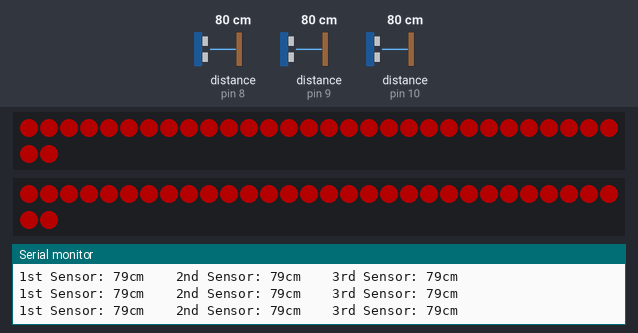
Bench run of a sketch on a simulated Arduino Uno, built with avr-gcc and run on an emulated ATmega328P. Shown: 2 × 32 RGB LEDs in strip order, left to right, continuing on the next row, the last lines printed to the serial monitor. Wiring (inferred from the names in the program): 3 × ultrasonic range finder: trigger pin 2, echo pin 10 / trigger pin 3, echo pin 8 / trigger pin 4, echo pin 9. The inputs (shaded band) are chosen by the test bench; at power-on: distance to the obstacle (sensors on pin 8, pin 9, pin 10) 80 cm. The echo pulse lasts 58.3 µs per cm; dim RGB values are drawn brighter than linear; colours are those a GRB WS2812 strip shows for the declared byte order.

Above: at 1.2 s.
1.3 s: distance to the obstacle (sensor on pin 8) set to 2 cm
At 1.38 s:
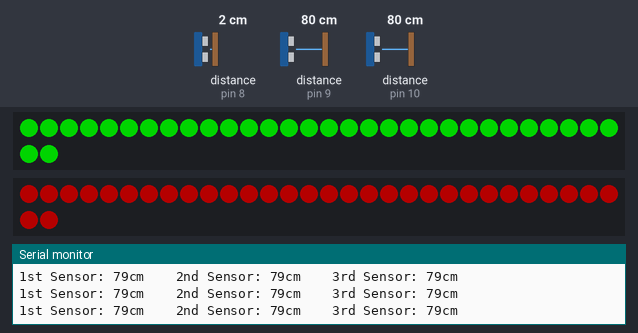
3.0 s: distance to the obstacle (sensor on pin 9) set to 23 cm
4.5 s: distance to the obstacle (sensor on pin 9) set to 19 cm
At 4.57 s:
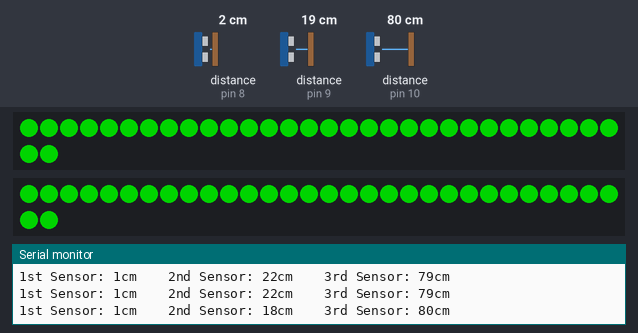
6.1 s: distance to the obstacle (sensor on pin 10) set to 2 cm
9.1 s: distance to the obstacle (sensor on pin 10) set to 18 cm
10.6 s: distance to the obstacle (sensor on pin 10) set to 22 cm
At 10.65 s:
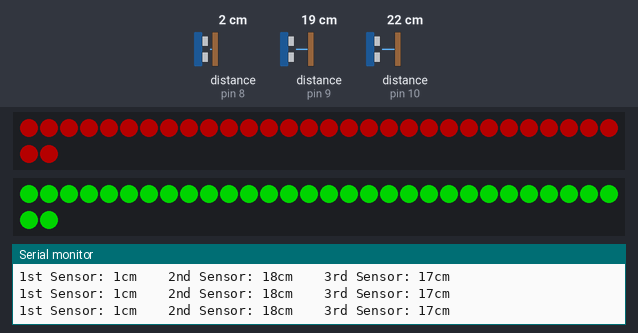

Measured:
- the behaviour switches between 21 and 20 cm on distance to the obstacle (sensor on pin 9) (found by bisection; images 1 and 2)
- after the input at 1.3 s, the LEDs: change after 0.07 s (image 1)
- after the input at 4.5 s, the LEDs: first differ from a run without the input at once (image 2)
- after the input at 10.6 s, the LEDs: change after 0.05 s (image 3)

The sketch:

NEW3Strip.ino
```cpp
#include <SimpleTimer.h>
#include "FastLED.h"
#define LED_TYPE    WS2811
#define NUM_LEDS 32  // # of LEDS in the strip
#define COLOR_ORDER GRB
#define NUM_STRIPS 3
CRGB leds[NUM_LEDS];
uint8_t gBrightness = 128;


int trigPin1 = 3;
int echoPin1 = 8;

int trigPin2 = 4;
int echoPin2 = 9;

int trigPin3 = 2;
int echoPin3 = 10;

int onTime = 2 * 1000; // 4 seconds

void setup() {
  Serial.begin (9600);

  FastLED.addLeds<WS2812, 11>(leds, NUM_LEDS);
  FastLED.addLeds<WS2812, 12>(leds, NUM_LEDS);
  FastLED.addLeds<WS2812, 13>(leds, NUM_LEDS);


  pinMode(trigPin1, OUTPUT);
  pinMode(echoPin1, INPUT);

  pinMode(trigPin2, OUTPUT);
  pinMode(echoPin2, INPUT);

  pinMode(trigPin3, OUTPUT);
  pinMode(echoPin3, INPUT);
}

void firstsensor() { // This function is for first sensor.
  int duration1, distance1;
  digitalWrite (trigPin1, HIGH);
  delayMicroseconds (10);
  digitalWrite (trigPin1, LOW);
  duration1 = pulseIn (echoPin1, HIGH);
  distance1 = (duration1 / 2) / 29.1;

  Serial.print("1st Sensor: ");
  Serial.print(distance1);
  Serial.print("cm    ");

  if (distance1 < 30) {  // Change the number for long or short distances.

    {
      {
        fill_solid(leds, NUM_LEDS, CRGB::Red);
      }
      FastLED[0].showLeds(gBrightness);
      //delay(onTime);
    }
    //delay(onTime);
  }
  else {
    {
      fill_solid(leds, NUM_LEDS, CRGB::Green);
    }
    FastLED[0].showLeds(gBrightness);

  }
}

  void secondsensor() { // This function is for second sensor.
    int duration2, distance2;
    digitalWrite (trigPin2, HIGH);
    delayMicroseconds (10);
    digitalWrite (trigPin2, LOW);
    duration2 = pulseIn (echoPin2, HIGH);
    distance2 = (duration2 / 2) / 29.1;

    Serial.print("2nd Sensor: ");
    Serial.print(distance2);
    Serial.print("cm    ");

    if (distance2 < 20) {  // Change the number for long or short distances.

      {
        {
          fill_solid(leds, NUM_LEDS, CRGB::Red);
        }
        FastLED[2].showLeds(gBrightness);
        //delay(onTime);
      }
      //delay(onTime);
    }
    else {
      {
        fill_solid(leds, NUM_LEDS, CRGB::Green);
      }
      FastLED[2].showLeds(gBrightness);

    }
  }
  void thirdsensor() { // This function is for third sensor.
    int duration3, distance3;
    digitalWrite (trigPin3, HIGH);
    delayMicroseconds (10);
    digitalWrite (trigPin3, LOW);
    duration3 = pulseIn (echoPin3, HIGH);
    distance3 = (duration3 / 2) / 29.1;

    Serial.print("3rd Sensor: ");
    Serial.print(distance3);
    Serial.print("cm");


    if (distance3 < 20) {  // Change the number for long or short distances.

      {
        {
          fill_solid(leds, NUM_LEDS, CRGB::Red);
        }
        FastLED[3].showLeds(gBrightness);
        //delay(onTime);
      }
      //delay(onTime);
    }
    else {
      {
        fill_solid(leds, NUM_LEDS, CRGB::Green);
      }
      FastLED[3].showLeds(gBrightness);

    }
  }
  void loop() {
    Serial.println("\n");
    firstsensor();
    secondsensor();
    thirdsensor();

  }
```
